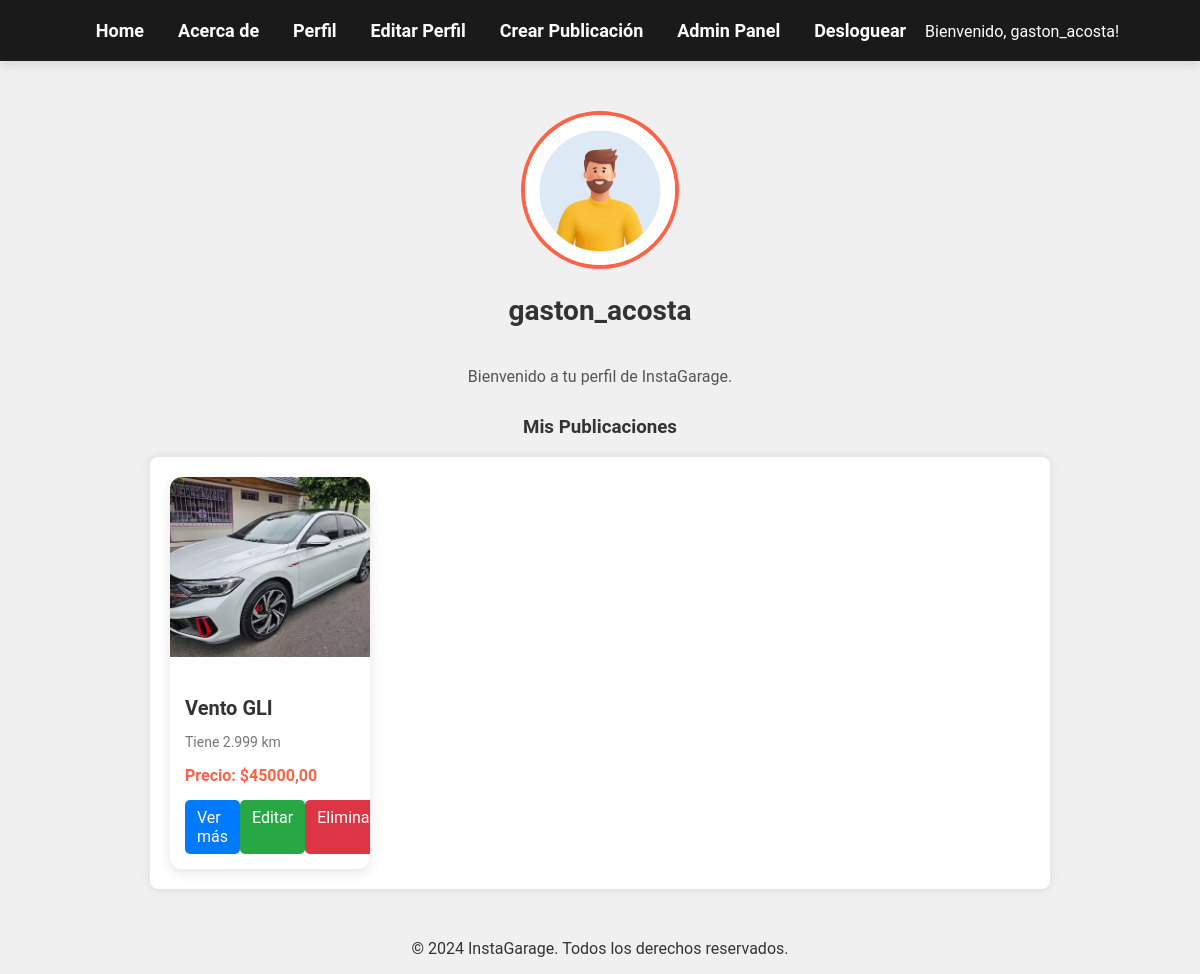
The app's page /perfil/ (signed in) with its own data.
### cuentas/models.py (models this page shows, shortened)
class Perfil(models.Model):
    ESTADOS = (
        ('normal', 'Normal'),
        ('owner', 'Owner'),
    )
    user = models.OneToOneField(User, on_delete=models.CASCADE)
    avatar = models.ImageField(upload_to='avatars/', default='avatars/default.png')
    estado = models.CharField(max_length=10, choices=ESTADOS, default='normal')

### principal/models.py (models this page shows, shortened)
class Publicacion(models.Model):
    titulo = models.CharField(max_length=200)
    descripcion_corta = models.CharField(max_length=300)
    descripcion = models.TextField()
    precio = models.DecimalField(max_digits=10, decimal_places=2)
    imagen = models.ImageField(upload_to='publicaciones/')
    url = models.URLField(max_length=200, blank=True, null=True)
    autor = models.ForeignKey(User, on_delete=models.CASCADE, related_name='mensajes_publicaciones')
    fecha_creacion = models.DateTimeField(auto_now_add=True)

### principal/views.py (the view)
# urls.py: path('perfil/', views.perfil, name='perfil'),
@login_required
def perfil(request):
    publicaciones = Publicacion.objects.filter(autor=request.user)
    return render(request, 'principal/perfil.html', {'publicaciones': publicaciones})

### principal/templates/principal/perfil.html (shortened to what this page needs)
{% extends 'principal/base.html' %}
{% block content %}
<div class="perfil-container">
    <div class="perfil-header">
        <img src="{{ user.perfil.avatar.url }}" alt="Foto de perfil" class="foto-perfil">
        <h2>{{ user.username }}</h2>
    </div>
    <div class="perfil-bio">
        <p>Bienvenido a tu perfil de InstaGarage.</p>
    </div>
    <h3>Mis Publicaciones</h3>
    <div class="publicaciones-container">
        {% for publicacion in publicaciones %}
            <div class="card">
                <img src="{{ publicacion.imagen.url }}" alt="{{ publicacion.titulo }}">
                <div class="card-info">
                    <h3>{{ publicacion.titulo }}</h3>
                    <p>{{ publicacion.descripcion_corta }}</p>
                    <p class="precio">Precio: ${{ publicacion.precio }}</p>
                    <div class="card-buttons">
                        <a href="{% url 'detalle_publicacion' publicacion.pk %}" class="btn-view">Ver más</a>
                        <a href="{% url 'editar_publicacion' publicacion.pk %}" class="btn-edit">Editar</a>
                        <a href="{% url 'eliminar_publicacion' publicacion.pk %}" class="btn-delete">Eliminar</a>
                    </div>
                </div>
            </div>
        {% empty %}
            <p class="no-publicaciones">No has creado ninguna publicación.</p>
        {% endfor %}
    </div>
</div>
{% endblock %}

### principal/templates/principal/base.html (shortened to what this page needs)
<!DOCTYPE html>
<html lang="es">
<head>
    {% load static %}
    <link rel="stylesheet" href="{% static 'principal/css/estilos.css' %}">
</head>
<body>
    <header>
        <nav id="main-nav">
            <a href="{% url 'home' %}">Home</a>
            <a href="{% url 'acerca_de' %}">Acerca de</a>
            {% if user.is_authenticated %}
                <a href="{% url 'perfil' %}">Perfil</a>
                <a href="{% url 'editar_perfil' %}">Editar Perfil</a>
                <a href="{% url 'crear_publicacion' %}">Crear Publicación</a>
                {% if user.perfil.estado == 'owner' %}
                    <a href="{% url 'gestionar_usuarios' %}">Admin Panel</a>
                {% endif %}
                <a href="{% url 'logout' %}">Desloguear</a>
                <span>Bienvenido, {{ user.username }}!</span>
            {% else %}
                <a href="{% url 'login' %}">Iniciar Sesión</a>
                <a href="{% url 'registrar' %}">Registrar</a>
            {% endif %}
        </nav>
    </header>
    <main>
        {% block content %}{% endblock %}
    </main>
    <footer>
        <p>&copy; 2024 InstaGarage. Todos los derechos reservados.</p>
    </footer>
</body>
</html>

### principal/static/principal/css/estilos.css (style rules this page uses)
body, html { font-family: 'Roboto', sans-serif; margin: 0; padding: 0; background-color: #f0f0f0; color: #333; text-align: center; }
nav { background-color: #1a1a1a; color: white; padding: 20px 0; text-align: center; box-shadow: 0px 4px 10px rgba(0, 0, 0, 0.1); position: sticky; top: 0; z-index: 1000; }
nav a { color: white; margin: 0 15px; text-decoration: none; font-weight: bold; font-size: 18px; transition: color 0.3s ease; }
.perfil-container { max-width: 900px; margin: 50px auto; text-align: center; }
.perfil-header { display: flex; flex-direction: column; align-items: center; margin-bottom: 30px; }
.foto-perfil { width: 150px; height: 150px; border-radius: 50%; margin-bottom: 15px; object-fit: cover; border: 4px solid #ff6347; animation: bounceIn 1s ease; }
.perfil-header h2 { font-size: 28px; color: #333; margin: 10px 0; }
.perfil-bio { margin-bottom: 30px; }
.perfil-bio p { font-size: 16px; color: #555; }
.publicaciones-container { display: flex; flex-wrap: wrap; justify-content: center; gap: 30px; }
.card { max-width: 280px; background-color: #fff; border-radius: 12px; box-shadow: 0 4px 12px rgba(0, 0, 0, 0.1); overflow: hidden; text-align: left; transition: transform 0.3s ease-in-out; }
.card img { width: 100%; height: 180px; object-fit: cover; transition: transform 0.3s ease; }
.card-info { padding: 15px; }
.card-info h3 { font-size: 20px; color: #333; margin-bottom: 10px; }
.card-info p { font-size: 14px; color: #777; margin-bottom: 10px; }
.card-info .precio { font-size: 16px; color: #ff6347; font-weight: bold; margin-bottom: 15px; }
.card-buttons { display: flex; justify-content: space-between; margin-top: 15px; }
.card-buttons a { padding: 8px 12px; border-radius: 5px; color: white; text-decoration: none; transition: background-color 0.3s ease; }
.card-buttons .btn-view { background-color: #007bff; }
.card-buttons .btn-edit { background-color: #28a745; }
.card-buttons .btn-delete { background-color: #dc3545; }
.publicaciones-container { display: grid; grid-template-columns: repeat(4, 1fr); gap: 20px; margin: 0 auto; max-width: 1200px; padding: 20px; background-color: #fff; border-radius: 8px; box-shadow: 0 0 10px rgba(0, 0, 0, 0.1); }

### records on screen
Publicacion: imagen (picture), titulo "Vento GLI", descripcion_corta "Tiene 2.999 km", precio "45000,00"

### other values on screen
{{ user.username }} "gaston_acosta"
